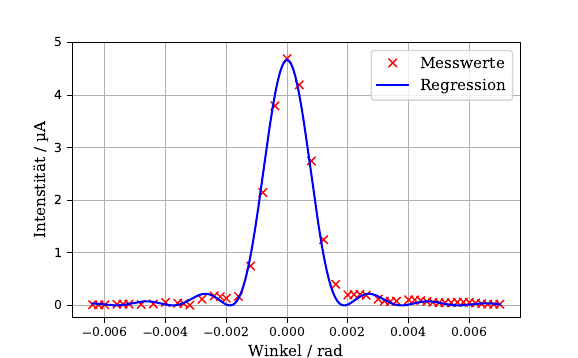

Write Python code to recreate this figure.
import matplotlib.pyplot as plt
import numpy as np
from scipy.optimize import curve_fit
from uncertainties import ufloat

xs, ys = np.genfromtxt('einzel2.txt', unpack = True)
x = xs/1000
y = (ys-0.00032)*10**(-6)
l = 635 * 10**(-9)

def f(x, a, b):
    s = (l/(np.pi*b*np.sin(x)))**2
    s2 = np.sin((np.pi*b*np.sin(x))/l)
    y = a**2 * b**2 * s * s2**2
    return y


params, covariance_matrix = curve_fit(f, x, y, p0=(4.7, 0.0004))
errors = np.sqrt(np.diag(covariance_matrix))
a = ufloat(params[0], errors[0])
b = ufloat(params[1], errors[1])

print('A: ', a)
print('b: ', b)

c = np.linspace(x[0], x[48], 1000)
plt.plot(x, y, 'rx', label='Messwerte')
plt.plot(c, f(c, *params), 'b-', label='Regression')
plt.yticks( [0, 0.000001, 0.000002, 0.000003, 0.000004, 0.000005],
            [r'$0$', r'$1$', r'$2$', r'$3$', r'$4$', r'$5$'])
plt.xlabel(r'Winkel / rad')
plt.ylabel(r'Intenstität / µA')
plt.grid()
plt.legend()
plt.savefig('einzel2.pdf')

#A:  6.40+/-0.09
#b:  0.000338+/-0.000005